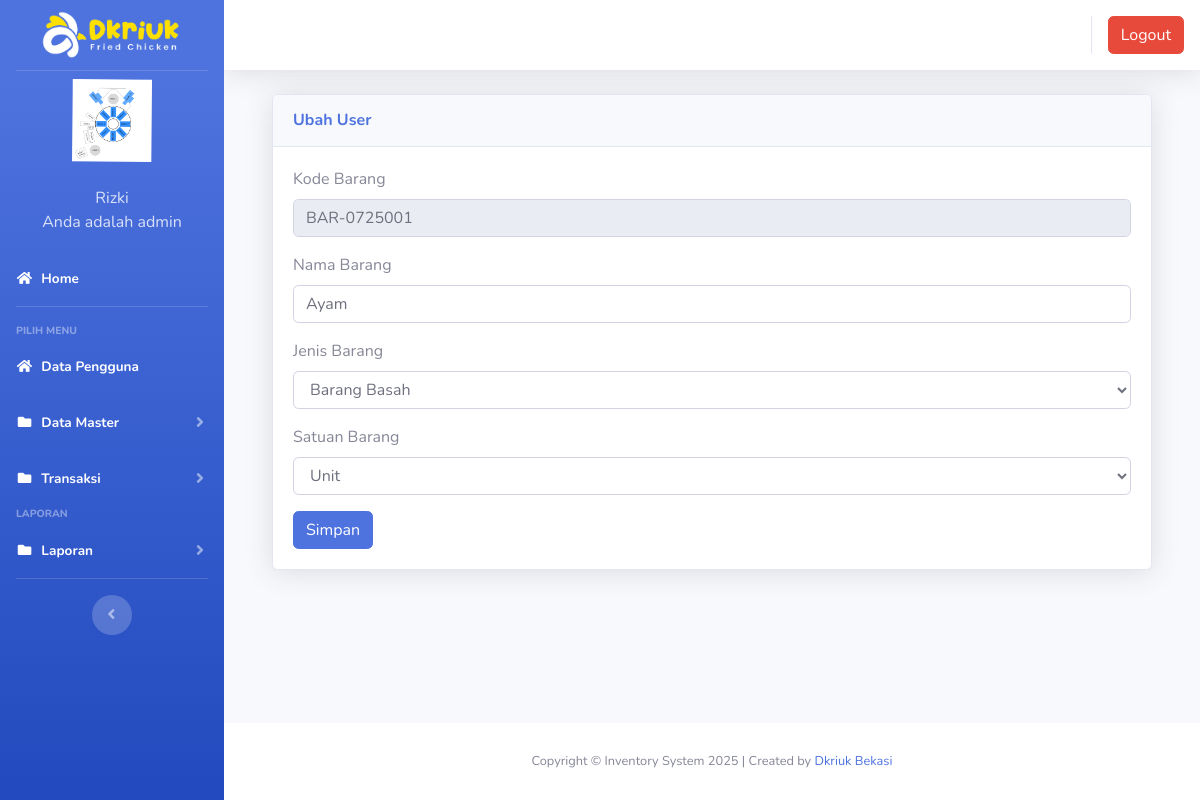
The app's page /index3.php?page=gudang&aksi=ubahgudang&kode_barang=BAR-0725001 (signed in) with its own data.
### tables this page shows
CREATE TABLE IF NOT EXISTS `users` (
  `id` int(11) NOT NULL AUTO_INCREMENT,
  `nik` varchar(10) NOT NULL,
  `nama` varchar(100) NOT NULL,
  `alamat` varchar(200) NOT NULL,
  `telepon` varchar(100) NOT NULL,
  `username` varchar(100) NOT NULL,
  `password` varchar(100) NOT NULL,
  `level` varchar(25) NOT NULL DEFAULT 'member',
  `foto` varchar(255) NOT NULL,
  PRIMARY KEY (`id`)
);

CREATE TABLE IF NOT EXISTS `gudang` (
  `id` int(11) NOT NULL AUTO_INCREMENT,
  `kode_barang` varchar(100) NOT NULL,
  `nama_barang` varchar(100) NOT NULL,
  `jenis_barang` varchar(100) NOT NULL,
  `jumlah` int(100) NOT NULL DEFAULT 0,
  `satuan` varchar(10) NOT NULL,
  PRIMARY KEY (`id`)
);

### page/gudang/ubahgudang.php (the view, shortened to what this page needs)
<?php
 $kode_barang = $_GET['kode_barang'];
 $sql2 = $koneksi->query("select * from gudang where kode_barang = '$kode_barang'");
 $tampil = $sql2->fetch_assoc();
 ?>
  <div class="container-fluid">
          <div class="card shadow mb-4">
            <div class="card-header py-3">
              <h6 class="m-0 font-weight-bold text-primary">Ubah User</h6>
            </div>
            <div class="card-body">
              <div class="table-responsive">
							<div class="body">
							<form method="POST" enctype="multipart/form-data">
							<label for="">Kode Barang</label>
                            <div class="form-group">
                               <div class="form-line">
                                  <input type="text" name="kode_barang" class="form-control" id="kode_barang" value="<?php echo $tampil['kode_barang']; ?>" readonly />
							</div>
                            </div>
							<label for="">Nama Barang</label>
                            <div class="form-group">
                               <div class="form-line">
                                <input type="text" name="nama_barang" value="<?php echo $tampil['nama_barang']; ?>" class="form-control" />
							</div>
                            </div>
						<label for="">Jenis Barang</label>
                            <div class="form-group">
                               <div class="form-line">
                                <select name="jenis_barang" value="<?php echo $tampil['jenis_barang'];?>" class="form-control" />
								<?php
								$sql = $koneksi -> query("select * from jenis_barang order by id");
								while ($data=$sql->fetch_assoc()) {
									echo "<option value='$data[id].$data[jenis_barang]'>$data[jenis_barang]</option>";
								}
								?>
							</div>
                            </div>
							<label for="">Satuan Barang</label>
                            <div class="form-group">
                               <div class="form-line">
                                <select name="satuan" value="<?php echo $tampil['satuan'];?>" class="form-control" />
								<?php
								$sql = $koneksi -> query("select * from satuan order by id");
								while ($data=$sql->fetch_assoc()) {
									echo "<option value='$data[id].$data[satuan]'>$data[satuan]</option>";
								}
								?>
							</div>
                            </div>
							<input type="submit" name="simpan" value="Simpan" class="btn btn-primary">
							</form>

### index3.php (shortened to what this page needs)
<?php
	$koneksi = new mysqli("localhost","pora5278_fahmi","Au1b839@@","pora5278_inventrizki");
	?>
<!DOCTYPE html>
<html lang="en">
<head>
  <link href="vendor/fontawesome-free/css/all.min.css" rel="stylesheet" type="text/css">
  <link href="css/sb-admin-2.min.css" rel="stylesheet">
  <link href="vendor/datatables/dataTables.bootstrap4.min.css" rel="stylesheet">
</head>
<body id="page-top">
  <div id="wrapper">
    <ul class="navbar-nav bg-gradient-primary sidebar sidebar-dark accordion" id="accordionSidebar">
      <a class="sidebar-brand d-flex align-items-center justify-content-center" href="index3.php">
        <div class="sidebar-brand-text mx-2">
          <img src="img/logodkriuk.png" alt="Logo Image" width="150px"/>
        </div>
      </a>
 <?php
   if ($_SESSION['admin']) {
	   $user = $_SESSION['admin'];
   }
   $sql =$koneksi->query("select * from users where id='$user'");
   $data = $sql->fetch_assoc();
   ?>
    <li class="d-flex align-items-center justify-content-center">
        <a class="nav-link">
		 <img src="img/<?php echo $data['foto']?>" class="img-circle" width="80" alt="User"/></a>
	  </li>
		 <li class="nav-item ">
        <a class="nav-link">
         	<div class="d-flex align-items-center justify-content-center" class="name">  <?php echo  $data['nama'];?></div></font>
			<div class="d-flex align-items-center justify-content-center" class="email">Anda adalah <?php echo $data['level'];?></div>
		 </a>
      </li>
      <li class="nav-item active">
        <a class="nav-link" href="?page=home3">
          <i class="fas fa-fw fa-home"></i>
          <span>Home</span></a>
      </li>
      <hr class="sidebar-divider">
      <div class="sidebar-heading">
        Pilih Menu
      </div>
	    <li class="nav-item active">
        <a class="nav-link" href="?page=pengguna">
          <i class="fas fa-fw fa-home"></i>
          <span>Data Pengguna</span></a>
      </li>
	   <li class="nav-item active">
        <a class="nav-link collapsed" href="#" data-toggle="collapse" data-target="#collapseData" aria-expanded="true" aria-controls="collapseData">
          <i class="fas fa-fw fa-folder"></i>
          <span>Data Master</span>
        </a>
      </li>
	    <li class="nav-item active">
        <a class="nav-link collapsed" href="#" data-toggle="collapse" data-target="#collapsePages" aria-expanded="true" aria-controls="collapsePages">
          <i class="fas fa-fw fa-folder"></i>
          <span>Transaksi</span>
        </a>
      </li>
      <div class="sidebar-heading">
        Laporan
      </div>
	     <li class="nav-item active">
        <a class="nav-link collapsed" href="#" data-toggle="collapse" data-target="#collapseLaporan" aria-expanded="true" aria-controls="collapseLaporan">
          <i class="fas fa-fw fa-folder"></i>
          <span>Laporan</span>
        </a>
      </li>
      <hr class="sidebar-divider d-none d-md-block">
      <div class="text-center d-none d-md-inline">
        <button class="rounded-circle border-0" id="sidebarToggle"></button>
      </div>
    </ul>
    <div id="content-wrapper" class="d-flex flex-column">
      <div id="content">
        <nav class="navbar navbar-expand navbar-light bg-white topbar mb-4 static-top shadow">
          <ul class="navbar-nav ml-auto">
            <li class="nav-item dropdown no-arrow">
			 <div class="top-menu">
        <ul class="nav pull-right top-menu">
           <li><a onclick="return confirm('Apakah anda yakin akan logout?')" class="btn btn-danger" class="logout" href="logout.php">Logout</a></li>
        </ul>
      </div>
            </li>
          </ul>
        </nav>
        <div class="container-fluid">
		 <section class="content">
		      <?php
			   $page = $_GET['page'];
			   $aksi = $_GET['aksi'];
				if ($page == "gudang") {
				    if ($aksi == "ubahgudang") {
					   include "page/gudang/ubahgudang.php";
				   }
				}
			   ?>
    </section>
</div>
    </div>
      <footer class="sticky-footer bg-white" style="">
        <div class="container my-auto">
          <div class="copyright text-center my-auto">
            <span>Copyright  &copy; Inventory System 2025 | Created by <a href='https://dkriuk.com/' title='Drkiuk' target='_blank'>Dkriuk Bekasi</a>
            </span>
          </div>
        </div>
      </footer>
  </div>
  </div>
</body>
</html>

### records on screen
users: foto (picture), nama "Rizki", level "admin"
gudang: kode_barang "BAR-0725001", nama_barang "Ayam"

### other values on screen
form field jenis_barang "Barang Basah"
form field satuan "Unit"
